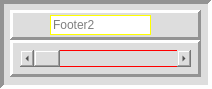
      <widget class="QFrame" name="frame_262">
       <property name="minimumSize">
        <size>
         <width>212</width>
         <height>89</height>
        </size>
       </property>
       <property name="styleSheet">
        <string notr="true">background-color: rgb(221, 221, 221);</string>
       </property>
       <property name="frameShape">
        <enum>QFrame::Panel</enum>
       </property>
       <property name="frameShadow">
        <enum>QFrame::Sunken</enum>
       </property>
       <property name="lineWidth">
        <number>4</number>
       </property>
       <property name="midLineWidth">
        <number>0</number>
       </property>
       <widget class="QFrame" name="frame_263">
        <property name="geometry">
         <rect>
          <x>10</x>
          <y>40</y>
          <width>191</width>
          <height>37</height>
         </rect>
        </property>
        <property name="styleSheet">
         <string notr="true"/>
        </property>
        <property name="frameShape">
         <enum>QFrame::Panel</enum>
        </property>
        <property name="frameShadow">
         <enum>QFrame::Raised</enum>
        </property>
        <property name="lineWidth">
         <number>3</number>
        </property>
        <widget class="QScrollBar" name="horizontalScrollBar_91">
         <property name="geometry">
          <rect>
           <x>10</x>
           <y>10</y>
           <width>171</width>
           <height>17</height>
          </rect>
         </property>
         <property name="minimumSize">
          <size>
           <width>171</width>
           <height>17</height>
          </size>
         </property>
         <property name="maximumSize">
          <size>
           <width>171</width>
           <height>17</height>
          </size>
         </property>
         <property name="styleSheet">
          <string notr="true"> border: 1px solid red</string>
         </property>
         <property name="orientation">
          <enum>Qt::Horizontal</enum>
         </property>
        </widget>
       </widget>
       <widget class="QFrame" name="frame_264">
        <property name="geometry">
         <rect>
          <x>10</x>
          <y>10</y>
          <width>191</width>
          <height>30</height>
         </rect>
        </property>
        <property name="frameShape">
         <enum>QFrame::Panel</enum>
        </property>
        <property name="frameShadow">
         <enum>QFrame::Raised</enum>
        </property>
        <property name="lineWidth">
         <number>3</number>
        </property>
        <property name="midLineWidth">
         <number>0</number>
        </property>
        <widget class="QLineEdit" name="lineEdit_91">
         <property name="geometry">
          <rect>
           <x>40</x>
           <y>5</y>
           <width>101</width>
           <height>20</height>
          </rect>
         </property>
         <property name="minimumSize">
          <size>
           <width>101</width>
           <height>20</height>
          </size>
         </property>
         <property name="maximumSize">
          <size>
           <width>101</width>
           <height>20</height>
          </size>
         </property>
         <property name="styleSheet">
          <string notr="true">QLineEdit {
 border: 1px solid yellow ;
	background-color: rgb(255, 255, 255);
}
</string>
         </property>
         <property name="placeholderText">
          <string>Footer2</string>
         </property>
        </widget>
       </widget>
      </widget>
